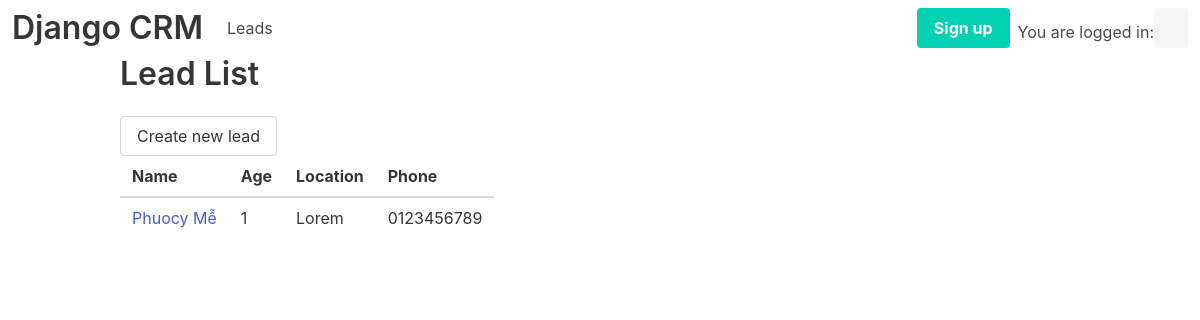
The page / on the database its author committed.
### leads/models.py (models this page shows, shortened)
class Lead(Model):
    first_name = CharField(max_length=20)
    last_name = CharField(max_length=20)
    age = IntegerField(default=0)
    agent = ForeignKey('Agent', on_delete=CASCADE)

### leads/views.py (the view)
# urls.py: path('', LeadListView.as_view()),
class LeadListView(ListView):
    template_name = "leads/index.html"
    queryset = Lead.objects.all()
    context_object_name = "leads"

### leads/templates/leads/index.html
{% extends 'base.html' %}
{% block content %}
    <h1 class="title">Lead List</h1>
    <a class="button" href="{% url 'leads:lead_new' %}">Create new lead</a>
    <table class="table">
        <thead>
            <th>Name</th>
            <th>Age</th>
            <th>Location</th>
            <th>Phone</th>
        </thead>
        <tbody>
            {% for lead in leads %}
                <tr>
                    <td><a href="{% url 'leads:lead_show' lead.id %}">{{ lead.first_name }} {{ lead.last_name }}</a></td>
                    <td>{{ lead.age }}</td>
                    <td>Lorem</td>
                    <td>0123456789</td>
                </tr>
            {% endfor %}
        </tbody>
    </table>
{% endblock content %}

### rows shown on the page
Lead: first_name "Phuocy", last_name "Mễ", age "1"
